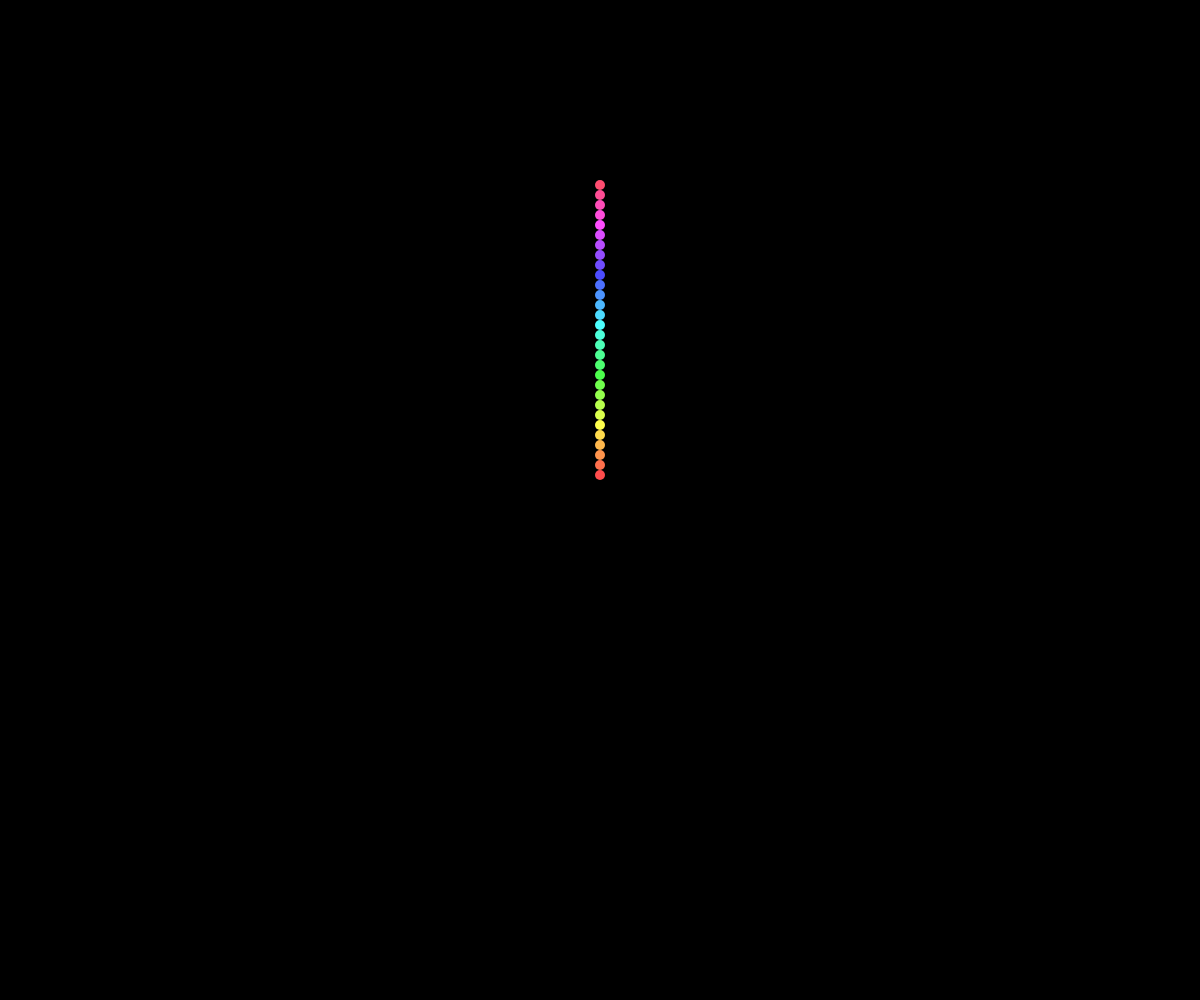
Frame 1 (no input)
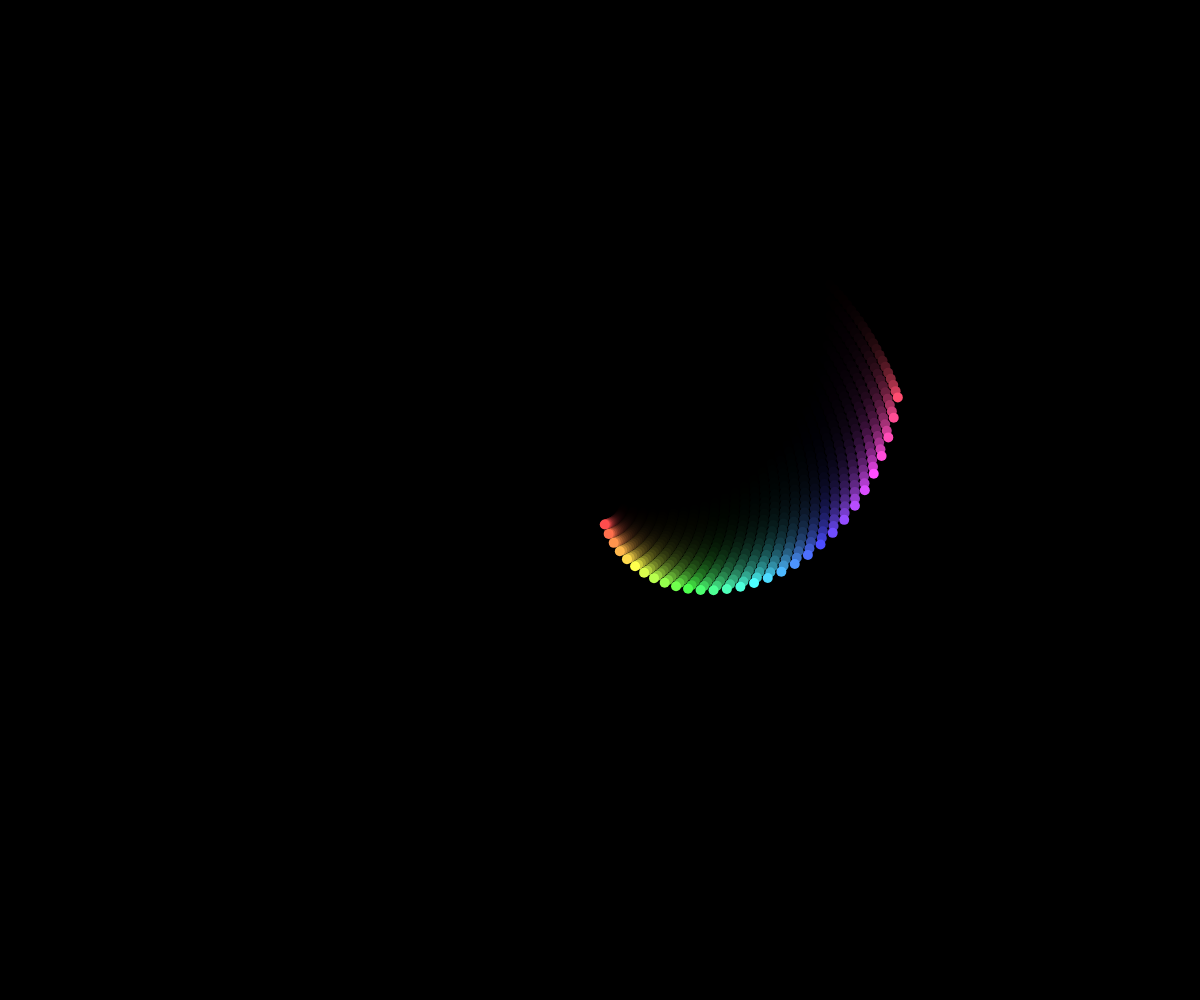
Frame 60 (no input)
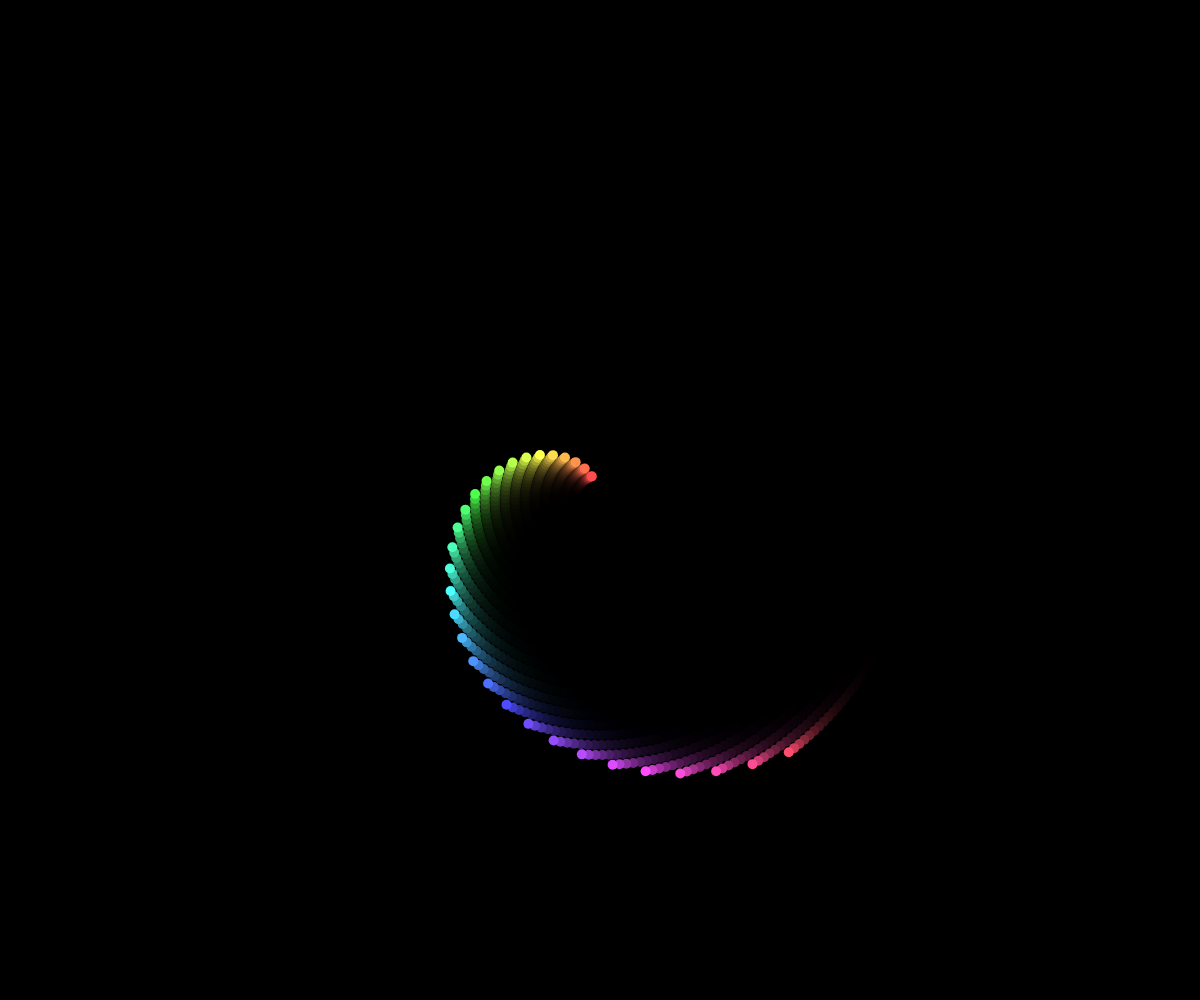
Frame 120 (the mouse pressed at the canvas centre since frame 60)

The p5.js sketch that drew these frames (run headless with seeded random() and noise() and a simulated clock; from frame 60 on, the mouse is pressed at the canvas centre):

// p5.js sketch
// ── sketch.js

var dots = []
var img;
var osc, env, ftt;
var lines;

function setup() {
  createCanvas(windowWidth,windowHeight)
  // background(0)
  lines = false;
  for(var i = 0; i < 30; i++){
    dots.push(new Dot(25+(i*10), +0.02+((30-i)*0.001), [(map(i,0,30,0,360)),70,100]))
  }
  dots.forEach(function(dot,index){
    switch ((index)%8) {
      case 0:
        dot.note = 261.63 * pow(2, floor(index/8))
        break;
      case 1:
        dot.note = 293.66 * pow(2, floor(index/8))
        break;
      case 2:
        dot.note = 329.63 * pow(2, floor(index/8))
        break;
      case 3:
        dot.note = 349.23 * pow(2, floor(index/8))
        break;
      case 4:
        dot.note = 392 * pow(2, floor(index/8))
        break;
      case 5:
        dot.note = 440 * pow(2, floor(index/8))
        break;
      case 6:
        dot.note = 493.88 * pow(2, floor(index/8))
        break;
      default:
        break;
    }
  })
  img = createImage(100, 100);
  img.loadPixels();
  for (var i = 0; i < img.width; i++) {
    for (var j = 0; j < img.height; j++) {
      img.set(i, j, color(0, 0, 0));
    }
  }
  img.updatePixels();
  image(img, 0, 0, width, height)
  strokeWeight(10);
}

function draw() {
  colorMode(RGB)
  tint(0,0,100,50)
  image(img, 0, 0, width, height)
  colorMode(HSB)
  translate(width/2,height/2)
  if(lines){
  dots.forEach(function(dot, index) {
    if(index+1 < dots.length){
    var x = cos(dot.angle)*dot.radius;
    var y = sin(dot.angle)*dot.radius;
    var x2 = cos(dots[index+1].angle)*dots[index+1].radius;
    var y2 = sin(dots[index+1].angle)*dots[index+1].radius;
    stroke(dot.colour)
    line(x,y,x2,y2)
  }
  dot.angle += dot.speed
  if(dot.angle > PI*3.5){
    dot.angle = dot.angle-(PI*2)
  }
})
} else {
    dots.forEach(function(dot, index) {
        stroke(dot.colour);
        var x = cos(dot.angle)*dot.radius;
        var y = sin(dot.angle)*dot.radius;
        point(x,y);
        dot.angle += dot.speed
        if(dot.angle > PI*3.5){
          dot.angle = dot.angle-(PI*2)
        }
  })
}
}

function windowResized() {
  resizeCanvas(windowWidth,windowHeight)
  // image(img, 0, 0, width, height)
}

function keyTyped() {
  if(key === ' '){
    lines = !lines
  }
}

// ── classes.js
class Dot {
  constructor(r, s, c) {
    this.radius = r;
    this.angle = PI*1.5;
    this.speed = s;
    this.note = 0.00
    this.colour = c;
  }
}
